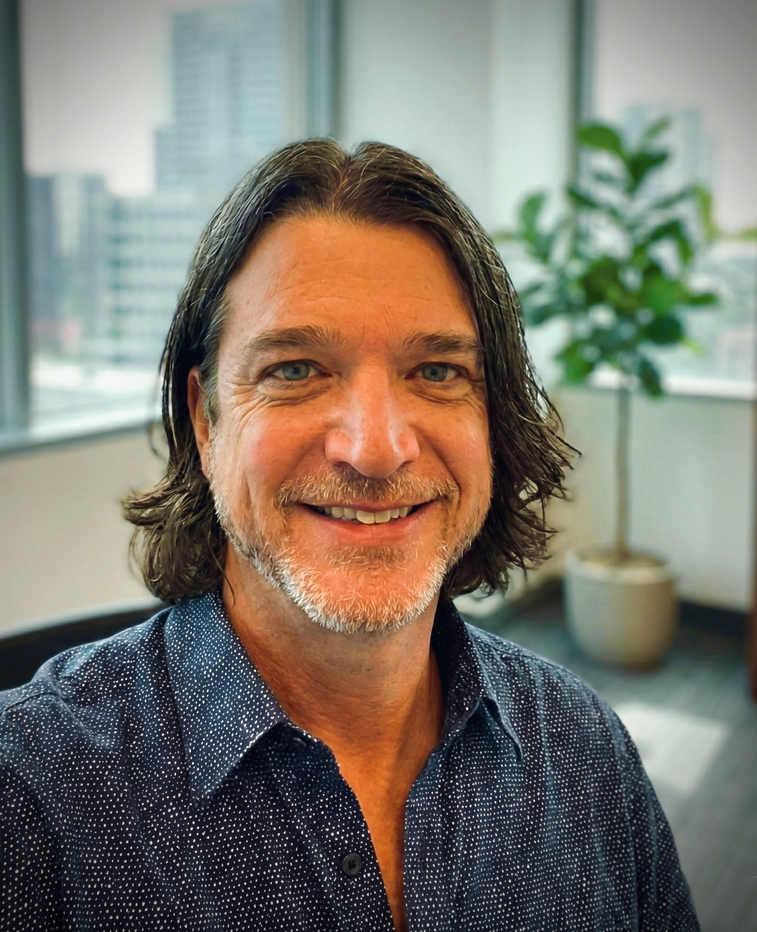
#> input picture assets/greg-portrait-source.png, 757 x 932 px, shrunk from 1496 x 1841 before the run
$ python fix_logos.py assets/greg-portrait-source.png assets/gen-hero.jpg assets/gen-hero.jpg
#> lines starting #> are read from the running program, lines starting #| are printed output that depends on the picture
from PIL import Image
import sys
import math

def distance(c1, c2):
    return math.sqrt((c1[0]-c2[0])**2 + (c1[1]-c2[1])**2 + (c1[2]-c2[2])**2)

def make_transparent(in_file, out_file, is_ssss=False):
#> called with in_file = 'assets/greg-portrait-source.png', out_file = 'assets/gen-hero.jpg', is_ssss = False
    im = Image.open(in_file).convert("RGBA")
    w, h = im.size
#> w = 757; h = 932

    # If SSSS, crop the bottom 25% off to remove the text and line!
    if is_ssss:
        im = im.crop((0, 0, w, int(h * 0.75)))
        w, h = im.size

    # Sample background from top-left corner
    bg_c = im.getpixel((0,0))
#> bg_c = (54, 67, 69, 255)

    pixels = im.load()

    # We want a smooth alpha transition
    # Distances greater than 'max_dist' are fully opaque (logo)
    # Distances less than 'min_dist' are fully transparent (background)
    min_dist = 15
    max_dist = 60

    for x in range(w):
        for y in range(h):
            p = pixels[x, y]
            dist = distance(p, bg_c)

            if dist < min_dist:
                pixels[x, y] = (p[0], p[1], p[2], 0)
            elif dist > max_dist:
                pixels[x, y] = (p[0], p[1], p[2], 255)
            else:
                # Smooth interpolation
                alpha = int(((dist - min_dist) / (max_dist - min_dist)) * 255)
                # To avoid the halo, we push the color of the semi-transparent pixels towards the logo color
                # Since we don't know the exact logo color, making it just semi-transparent is better than a hard edge
                pixels[x, y] = (p[0], p[1], p[2], alpha)

    # Now find the bounding box of the non-transparent pixels to crop it tightly
    bbox = im.getbbox()
#> bbox = (0, 0, 757, 932)
    if bbox:
        pad = 20
        left = max(0, bbox[0]-pad)
#> left = 0
        top = max(0, bbox[1]-pad)
#> top = 0
        right = min(w, bbox[2]+pad)
#> right = 757
        bottom = min(h, bbox[3]+pad)
#> bottom = 932
        im = im.crop((left, top, right, bottom))
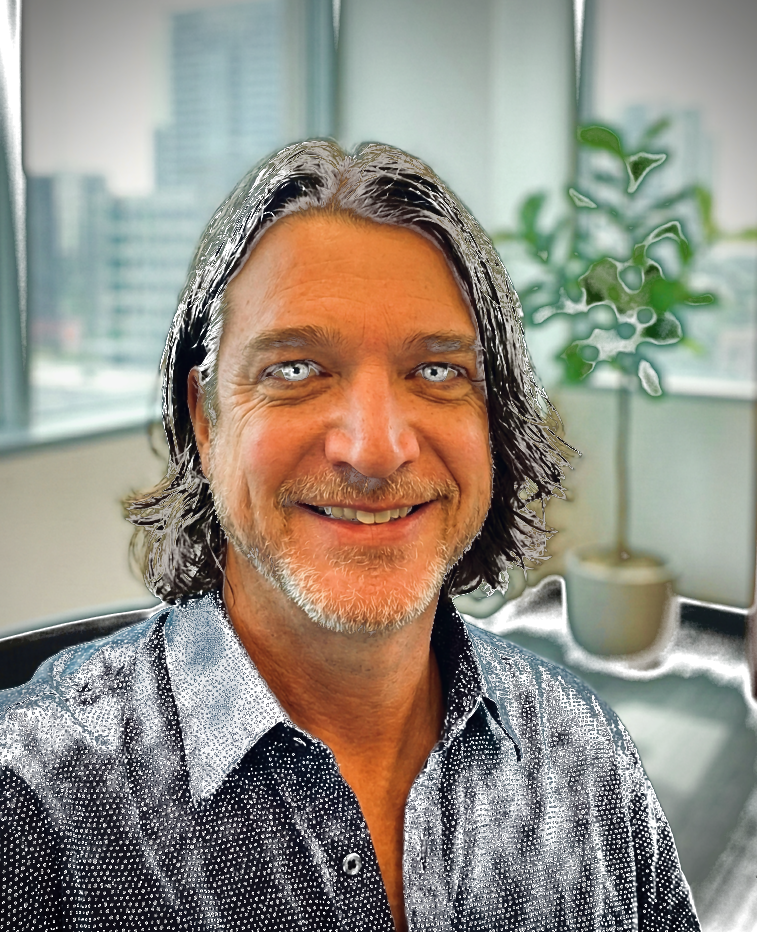
#> im: PIL image 757x932 RGBA; mean R, G, B, A 124, 119.3, 108.7, 225.3; transparent parts drawn white

    im.save(out_file, "PNG")
    print(f"Processed {in_file}")

make_transparent(sys.argv[1], sys.argv[2], sys.argv[3] == "True")
